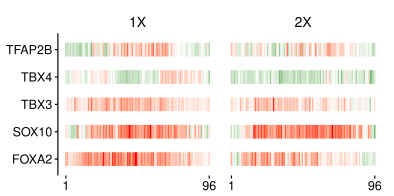

The script that drew this image:
fjComm::clear_()

EMIdiff <- function(x,y)
{
  allTF_MI_diags_free= readr::read_csv(x) %>% dplyr::filter(pos2-pos1==3) %>% arrange(pos1)
  allTF_MI_diags_Nu= readr::read_csv(y) %>% dplyr::filter(pos2-pos1==3) %>% arrange(pos1)
  allTF_MI_diags_free[[3]]= log2(allTF_MI_diags_free[[3]]/allTF_MI_diags_Nu[[3]])
  allTF_MI_diags_free
}

lig147=fjComm::nusel_get_147() %>% dplyr::filter(batch=="FJ45"&use==1&tag!="SBP")

double_conc="B18 I14 L8 M6 B22 L13 D14" %>% str_split(" ") %>% unlist()
normal_conc="A23 M2 L23 D18 A19 G8 B20" %>% str_split(" ") %>% unlist()

double_conc_info= lig147 %>% dplyr::filter(pos %in% double_conc) %>% arrange(TF) %>% as_tibble() %>%  mutate(EMIdiff=purrr::map2(c5_EMI_Free_file, c5_EMI_Nu_file,EMIdiff), conc="double")
normal_conc_info= lig147 %>% dplyr::filter(pos %in% normal_conc) %>% arrange(TF) %>% as_tibble() %>%  mutate(EMIdiff=purrr::map2(c5_EMI_Free_file, c5_EMI_Nu_file,EMIdiff),conc="normal")

# # cp files
# targetDir="Reads/diss/"
# dir.create(targetDir)
# file.copy(c(double_conc_info$c5Nu_file,double_conc_info$c5Free_file,double_conc_info$c4_file %>% str_replace("147c4-([^-]*)-.*$","147c[1-4]-\\1-\\*") %>% Sys.glob()),targetDir)



data=rbind(double_conc_info,normal_conc_info) %>% dplyr::select(TF,EMIdiff,conc)
data=unnest(data) %>% dplyr::filter(pos2-pos1==3)
data1= data %>% group_by(TF,conc)  %>% ungroup() %>% mutate(conc=factor(conc,levels = c("normal","double"),labels = c("1X","2X"))) %>% mutate(topMIsum=fjComm::squishQuan_normalize(topMIsum,quan=c(0.05,0.95),normalize = F))

p=ggplot(data1 )+ geom_tile(aes(pos1,TF, fill=topMIsum), height=0.5) + facet_wrap(~conc) + gg_theme_Publication() + scale_fill_gradientn(colours = c("#7dbb78", "white", "red"),guide = F,values = (c(-0.55,0,0.99)+0.55)/(0.55+0.99) ) +
  theme(axis.title.x = element_blank(),axis.line.x = element_blank(),  axis.title.y = element_blank() , strip.text.x = element_text(size = 10),strip.background = element_blank())+scale_x_continuous(breaks = c(1,96))
print(p)
gg_save_pdf(p, 10, 5, filename = "conc_effect_diss")

data1$topMIsum %>% range() %>% print()
